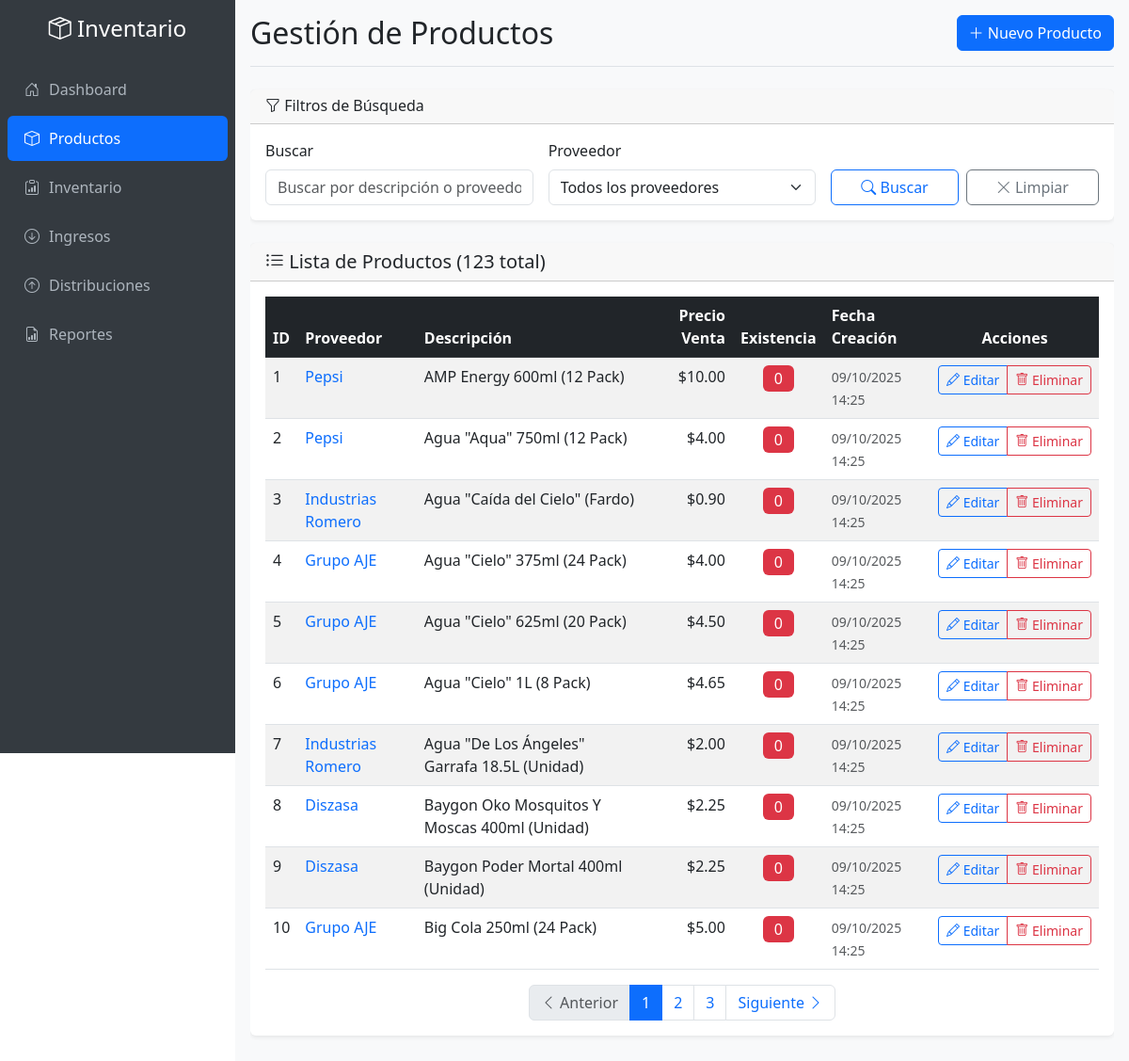
The page /productos.php on the database its author committed.
### tables this page shows
CREATE TABLE productos (
    id INT PRIMARY KEY AUTO_INCREMENT,
    proveedor VARCHAR(255) NOT NULL,
    descripcion TEXT NOT NULL,
    precio_compra DECIMAL(10,2) DEFAULT 0.00 COMMENT 'Último precio de compra registrado',
    precio_venta DECIMAL(10,2) NOT NULL,
    existencia INT DEFAULT 0,
    margen_ganancia DECIMAL(5,2) AS (
        CASE 
            WHEN precio_compra > 0 THEN ((precio_venta - precio_compra) / precio_compra * 100)
            ELSE 0
        END
    ) STORED COMMENT 'Margen de ganancia en porcentaje (calculado automáticamente)',
    fecha_creacion TIMESTAMP DEFAULT CURRENT_TIMESTAMP,
    fecha_actualizacion TIMESTAMP DEFAULT CURRENT_TIMESTAMP ON UPDATE CURRENT_TIMESTAMP,
    INDEX idx_proveedor (proveedor),
    INDEX idx_existencia (existencia)
);

### productos.php (the view, shortened to what this page needs)
<?php
$database = new Database();
$db = $database->getConnection();
$page = isset($_GET['page']) ? (int)$_GET['page'] : 1;
$limit = 10;
$offset = ($page - 1) * $limit;
$search = isset($_GET['search']) ? $_GET['search'] : '';
$proveedor_filter = isset($_GET['proveedor']) ? $_GET['proveedor'] : '';
$where_conditions = [];
$params = [];
$where_clause = !empty($where_conditions) ? "WHERE " . implode(" AND ", $where_conditions) : "";
$count_query = "SELECT COUNT(*) as total FROM productos $where_clause";
$stmt_count = $db->prepare($count_query);
$stmt_count->execute($params);
$total_productos = $stmt_count->fetch()['total'];
$total_pages = ceil($total_productos / $limit);
$query = "SELECT * FROM productos $where_clause ORDER BY fecha_creacion DESC LIMIT $limit OFFSET $offset";
$stmt = $db->prepare($query);
$stmt->execute($params);
$productos = $stmt->fetchAll();
?>
<!DOCTYPE html>
<html lang="es">
<head>
    <link href="https://cdn.jsdelivr.net/npm/bootstrap@5.3.0/dist/css/bootstrap.min.css" rel="stylesheet">
    <link href="https://cdn.jsdelivr.net/npm/bootstrap-icons@1.10.0/font/bootstrap-icons.css" rel="stylesheet">
</head>
<body>
    <div class="app-container">
        <nav class="sidebar" id="sidebar">
            <div class="pt-3">
                <div class="text-center mb-4">
                    <h4 class="text-white d-none d-lg-block">
                        <i class="bi bi-box-seam"></i> Inventario
                    </h4>
                </div>
                <ul class="nav flex-column">
                    <li class="nav-item">
                        <a class="nav-link" href="index.php">
                            <i class="bi bi-house-door"></i> Dashboard
                        </a>
                    </li>
                    <li class="nav-item">
                        <a class="nav-link active" href="productos.php">
                            <i class="bi bi-box"></i> Productos
                        </a>
                    </li>
                    <li class="nav-item">
                        <a class="nav-link" href="inventario.php">
                            <i class="bi bi-clipboard-data"></i> Inventario
                        </a>
                    </li>
                    <li class="nav-item">
                        <a class="nav-link" href="ingresos.php">
                            <i class="bi bi-arrow-down-circle"></i> Ingresos
                        </a>
                    </li>
                    <li class="nav-item">
                        <a class="nav-link" href="distribuciones.php">
                            <i class="bi bi-arrow-up-circle"></i> Distribuciones
                        </a>
                    </li>
                    <li class="nav-item">
                        <a class="nav-link" href="reportes.php">
                            <i class="bi bi-file-earmark-bar-graph"></i> Reportes
                        </a>
                    </li>
                </ul>
            </div>
        </nav>
        <main class="main-content">
            <div class="content-wrapper">
                <div class="d-flex justify-content-between flex-wrap align-items-center mb-4 pb-3 border-bottom">
                    <h1 class="h2 mb-0">Gestión de Productos</h1>
                    <button type="button" class="btn btn-primary" data-bs-toggle="modal" data-bs-target="#modalProducto">
                        <i class="bi bi-plus-lg"></i>
                        <span class="d-none d-sm-inline">Nuevo Producto</span>
                    </button>
                </div>
                <div class="card mb-4 animate-in">
                    <div class="card-header">
                        <h6 class="mb-0">
                            <i class="bi bi-funnel"></i> Filtros de Búsqueda
                        </h6>
                    </div>
                    <div class="card-body">
                        <form method="GET" class="row g-3">
                            <div class="col-md-4">
                                <label for="search" class="form-label">Buscar</label>
                                <input type="text" class="form-control" id="search" name="search"
                                       value="<?php echo htmlspecialchars($search); ?>"
                                       placeholder="Buscar por descripción o proveedor...">
                            </div>
                            <div class="col-md-4">
                                <label for="proveedor" class="form-label">Proveedor</label>
                                <select class="form-select" id="proveedor" name="proveedor">
                                    <option value="">Todos los proveedores</option>
                                </select>
                            </div>
                            <div class="col-md-4 d-flex align-items-end gap-2">
                                <button type="submit" class="btn btn-outline-primary flex-fill">
                                    <i class="bi bi-search"></i>
                                    <span class="d-none d-sm-inline">Buscar</span>
                                </button>
                                <a href="productos.php" class="btn btn-outline-secondary flex-fill">
                                    <i class="bi bi-x-lg"></i>
                                    <span class="d-none d-sm-inline">Limpiar</span>
                                </a>
                            </div>
                        </form>
                    </div>
                </div>
                <div class="card animate-in">
                    <div class="card-header">
                        <h5 class="card-title mb-0">
                            <i class="bi bi-list-ul"></i>
                            Lista de Productos (<?php echo number_format($total_productos); ?> total)
                        </h5>
                    </div>
                    <div class="card-body">
                        <?php if (count($productos) > 0): ?>
                            <div class="table-responsive">
                                <table class="table table-striped table-hover mb-0">
                                    <thead class="table-dark">
                                        <tr>
                                            <th>ID</th>
                                            <th>Proveedor</th>
                                            <th>Descripción</th>
                                            <th class="text-end">Precio Venta</th>
                                            <th class="text-center">Existencia</th>
                                            <th class="d-none d-md-table-cell">Fecha Creación</th>
                                            <th class="table-actions text-center">Acciones</th>
                                        </tr>
                                    </thead>
                                    <tbody>
                                        <?php foreach ($productos as $producto): ?>
                                            <tr>
                                                <td class="fw-medium"><?php echo $producto['id']; ?></td>
                                                <td>
                                                    <span class="fw-medium text-primary">
                                                        <?php echo htmlspecialchars($producto['proveedor']); ?>
                                                    </span>
                                                </td>
                                                <td>
                                                    <span title="<?php echo htmlspecialchars($producto['descripcion']); ?>">
                                                        <?php echo htmlspecialchars($producto['descripcion']); ?>
                                                    </span>
                                                </td>
                                                <td class="text-end fw-medium">
                                                    $<?php echo number_format($producto['precio_venta'], 2); ?>
                                                </td>
                                                <td class="text-center">
                                                    <span class="badge fs-6 <?php echo $producto['existencia'] == 0 ? 'bg-danger' : ($producto['existencia'] < 10 ? 'bg-warning text-dark' : 'bg-success'); ?>">
                                                        <?php echo number_format($producto['existencia']); ?>
                                                    </span>
                                                </td>
                                                <td class="d-none d-md-table-cell text-muted">
                                                    <small><?php echo date('d/m/Y H:i', strtotime($producto['fecha_creacion'])); ?></small>
                                                </td>
                                                <td class="table-actions text-center">
                                                    <div class="btn-group" role="group">
                                                        <button type="button" class="btn btn-sm btn-outline-primary"
                                                                onclick="editarProducto(<?php echo htmlspecialchars(json_encode($producto)); ?>)"
                                                                title="Editar producto">
                                                            <i class="bi bi-pencil"></i>
                                                            <span class="d-none d-lg-inline"> Editar</span>
                                                        </button>
                                                        <button type="button" class="btn btn-sm btn-outline-danger"
                                                                onclick="eliminarProducto(<?php echo $producto['id']; ?>, '<?php echo htmlspecialchars($producto['descripcion']); ?>')"
                                                                title="Eliminar producto">
                                                            <i class="bi bi-trash"></i>
                                                            <span class="d-none d-lg-inline"> Eliminar</span>
                                                        </button>
                                                    </div>
                                                </td>
                                            </tr>
                                        <?php endforeach; ?>
                                    </tbody>
                                </table>
                            </div>
                            <?php if ($total_pages > 1): ?>
                                <nav aria-label="Navegación de productos" class="mt-3">
                                    <ul class="pagination justify-content-center mb-0">
                                        <li class="page-item <?php echo $page <= 1 ? 'disabled' : ''; ?>">
                                            <a class="page-link" href="?page=<?php echo $page - 1; ?>&search=<?php echo urlencode($search); ?>&proveedor=<?php echo urlencode($proveedor_filter); ?>">
                                                <i class="bi bi-chevron-left"></i>
                                                <span class="d-none d-sm-inline"> Anterior</span>
                                            </a>
                                        </li>
                                        <?php for ($i = max(1, $page - 2); $i <= min($total_pages, $page + 2); $i++): ?>
                                            <li class="page-item <?php echo $i == $page ? 'active' : ''; ?>">
                                                <a class="page-link" href="?page=<?php echo $i; ?>&search=<?php echo urlencode($search); ?>&proveedor=<?php echo urlencode($proveedor_filter); ?>"><?php echo $i; ?></a>
                                            </li>
                                        <?php endfor; ?>
                                        <li class="page-item <?php echo $page >= $total_pages ? 'disabled' : ''; ?>">
                                            <a class="page-link" href="?page=<?php echo $page + 1; ?>&search=<?php echo urlencode($search); ?>&proveedor=<?php echo urlencode($proveedor_filter); ?>">
                                                <span class="d-none d-sm-inline">Siguiente </span>
                                                <i class="bi bi-chevron-right"></i>
                                            </a>
                                        </li>
                                    </ul>
                                </nav>
                            <?php endif; ?>
                        <?php endif; ?>
                    </div>
                </div>
            </div>
        </main>
    </div>
</body>
</html>

### productos.php (style rules this page uses)
* { box-sizing: border-box; }
body { margin: 0; padding: 0; overflow-x: hidden; }
.app-container { display: flex; min-height: 100vh; width: 100%; }
.sidebar { background-color: #343a40; width: 250px; min-height: 100vh; position: fixed; top: 0; left: 0; z-index: 1000; overflow-y: auto; transition: transform 0.3s ease; }
.sidebar .nav-link { color: #adb5bd; padding: 0.75rem 1rem; border-radius: 0.375rem; margin: 0.125rem 0.5rem; display: flex; align-items: center; }
.sidebar .nav-link.active { color: #fff; background-color: #0d6efd; }
.sidebar .nav-link i { width: 20px; margin-right: 8px; text-align: center; }
.main-content { flex: 1; margin-left: 250px; min-height: 100vh; width: calc(100% - 250px); padding: 1rem; background-color: #f8f9fa; }
.table-actions { white-space: nowrap; }
.btn-sm { padding: 0.25rem 0.5rem; font-size: 0.875rem; }
.card { border: none; box-shadow: 0 0.125rem 0.25rem rgba(0, 0, 0, 0.075); margin-bottom: 1rem; }
.content-wrapper { width: 100%; max-width: 100%; overflow-x: auto; }
.animate-in { animation: slideIn 0.3s ease-out; }
.badge { font-weight: 500; padding: 0.375em 0.75em; }
.table-responsive { position: relative; }
.table-responsive::after { content: ''; position: absolute; top: 0; right: 0; bottom: 0; width: 20px; background: linear-gradient(to left, rgba(248,249,250,1) 0%, rgba(248,249,250,0) 100%); pointer-events: none; opacity: 0; transition: opacity 0.3s ease; }

### rows shown on the page
productos: id "1", proveedor "Pepsi", descripcion "AMP Energy 600ml (12 Pack)", precio_venta "10.00", existencia "0", fecha_creacion "09/10/2025 14:25"
productos: id "2", proveedor "Pepsi", descripcion "Agua \"Aqua\" 750ml (12 Pack)", precio_venta "4.00", existencia "0", fecha_creacion "09/10/2025 14:25"
productos: id "3", proveedor "Industrias Romero", descripcion "Agua \"Caída del Cielo\" (Fardo)", precio_venta "0.90", existencia "0", fecha_creacion "09/10/2025 14:25"
productos: id "4", proveedor "Grupo AJE", descripcion "Agua \"Cielo\" 375ml (24 Pack)", precio_venta "4.00", existencia "0", fecha_creacion "09/10/2025 14:25"
productos: id "5", proveedor "Grupo AJE", descripcion "Agua \"Cielo\" 625ml (20 Pack)", precio_venta "4.50", existencia "0", fecha_creacion "09/10/2025 14:25"
productos: id "6", proveedor "Grupo AJE", descripcion "Agua \"Cielo\" 1L (8 Pack)", precio_venta "4.65", existencia "0", fecha_creacion "09/10/2025 14:25"
productos: id "7", proveedor "Industrias Romero", descripcion "Agua \"De Los Ángeles\" Garrafa 18.5L (Unidad)", precio_venta "2.00", existencia "0", fecha_creacion "09/10/2025 14:25"
productos: id "8", proveedor "Diszasa", descripcion "Baygon Oko Mosquitos Y Moscas 400ml (Unidad)", precio_venta "2.25", existencia "0", fecha_creacion "09/10/2025 14:25"
productos: id "9", proveedor "Diszasa", descripcion "Baygon Poder Mortal 400ml (Unidad)", precio_venta "2.25", existencia "0", fecha_creacion "09/10/2025 14:25"
productos: id "10", proveedor "Grupo AJE", descripcion "Big Cola 250ml (24 Pack)", precio_venta "5.00", existencia "0", fecha_creacion "09/10/2025 14:25"

### other values the page prints
$total_productos "123"
